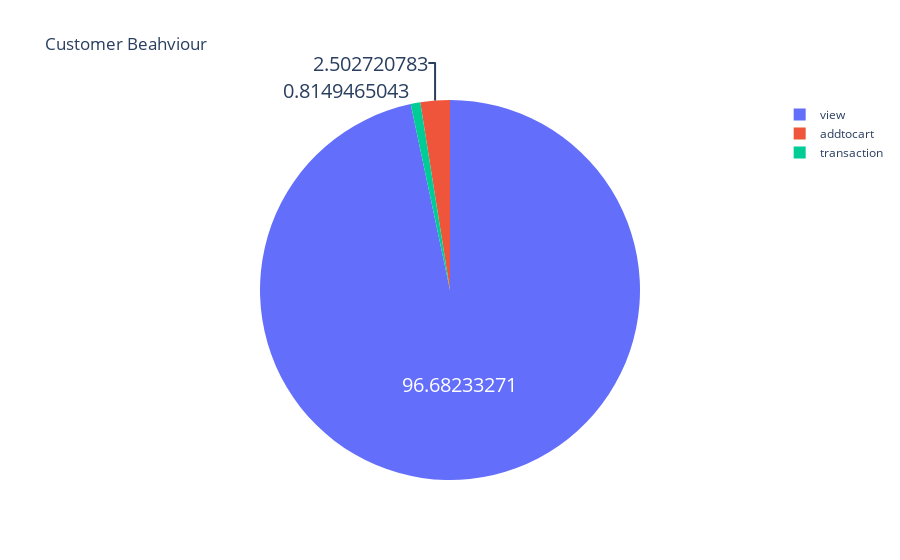

The code cell stored with this chart in its notebook:
### Code cell
fig = go.Figure(data=[go.Pie(labels=labels, values=values)])
fig.update_traces(hoverinfo='label+percent', textinfo='value', textfont_size=20)
fig.update_layout(title="Customer Beahviour")

fig.show()

### Figure 1 — Plotly figure (JSON) as saved in the notebook; plotly's stock layout.template omitted (floating-point values rounded to 4 significant figures)
{"data": [{"hoverinfo": "label+percent", "labels": ["view", "addtocart", "transaction"], "textfont": {"size": 20}, "textinfo": "value", "type": "pie", "values": [96.68, 2.503, 0.8149]}], "layout": {"autosize": true, "title": {"text": "Customer Beahviour"}}}
